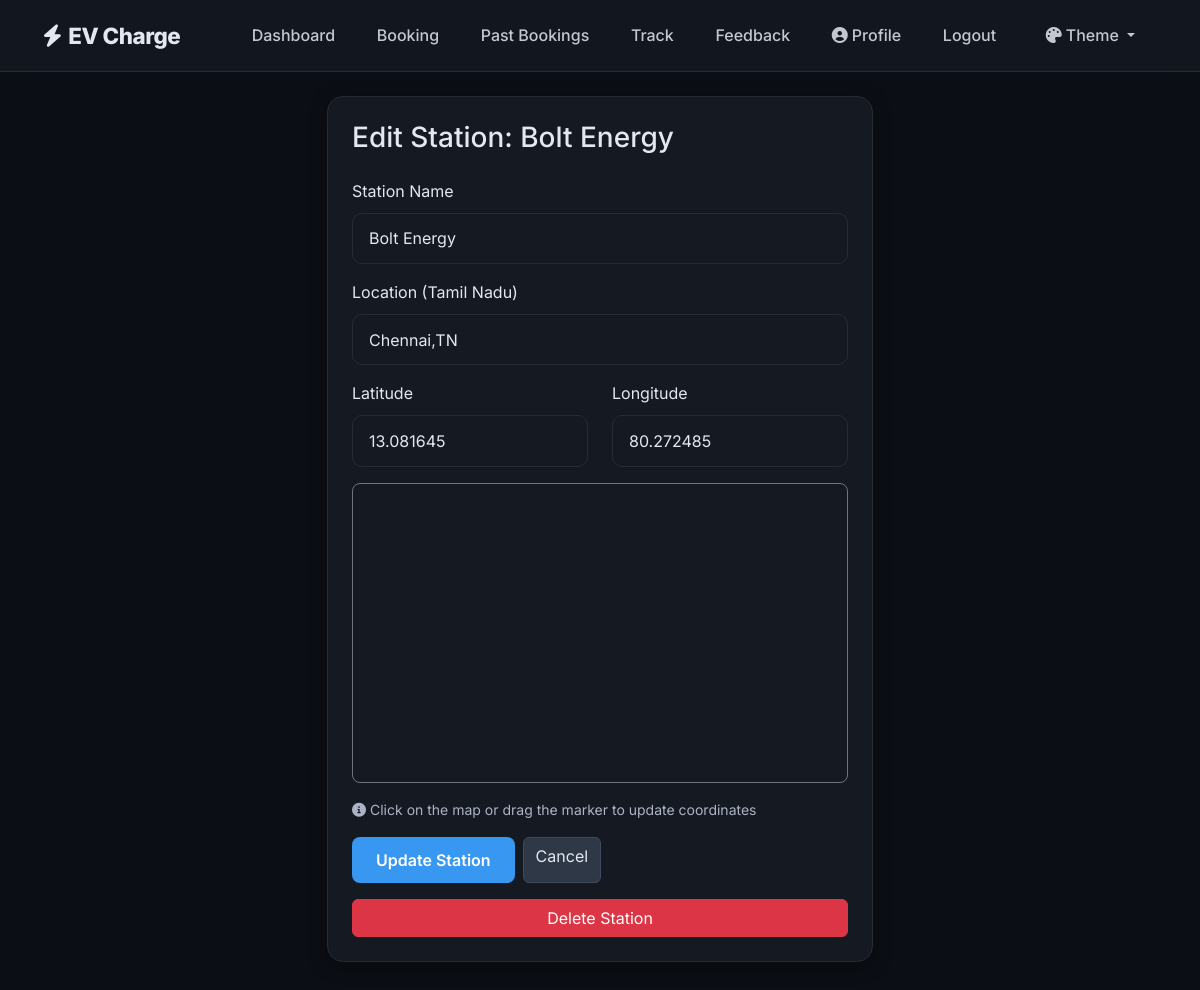
/admin/edit_station/1 (signed in), run on the app's committed database.
### models.py (models this page shows, shortened)
class Station(db.Model):
    __tablename__ = 'stations'
    id = db.Column(db.Integer, primary_key=True)
    name = db.Column(db.String(100), nullable=False)
    location = db.Column(db.String(200), nullable=False)  # Tamil Nadu Area
    latitude = db.Column(db.Float, nullable=True)
    longitude = db.Column(db.Float, nullable=True)
    slots = db.relationship('Slot', backref='station', lazy=True)
    bookings = db.relationship('Booking', backref='station', lazy=True)
    feedbacks = db.relationship('Feedback', backref='station', lazy=True)
    branches = db.relationship('Branch', backref='station', lazy=True)

### routes/admin_routes.py (the view, shortened to what this page needs)
@admin_bp.route('/edit_station/<int:station_id>', methods=['GET', 'POST'])
@login_required
def edit_station(station_id):
    station = Station.query.get_or_404(station_id)
    return render_template('admin/edit_station.html', station=station)

### app.py (called while the page is built)
@login_manager.user_loader
def load_user(user_id):
    return User.query.get(int(user_id))

@app.context_processor
def inject_google_maps_api_key():
    return {
        'gmaps_api_key': app.config['GOOGLE_MAPS_API_KEY']
    }

### src/templates/admin/edit_station.html (shortened to what this page needs)
{% extends "base.html" %}
{% block content %}
<div class="row justify-content-center">
    <div class="col-md-6">
        <div class="card p-4">
            <h3 class="mb-4">Edit Station: {{ station.name }}</h3>
            <form method="POST">
                <div class="mb-3">
                    <label class="form-label">Station Name</label>
                    <input type="text" name="name" class="form-control" value="{{ station.name }}" required>
                </div>
                <div class="mb-3">
                    <label class="form-label">Location (Tamil Nadu)</label>
                    <input type="text" name="location" class="form-control" value="{{ station.location }}" required>
                </div>
                <div class="row">
                    <div class="col-6 mb-3">
                        <label class="form-label">Latitude</label>
                        <input type="text" name="latitude" id="lat-input" class="form-control" value="{{ station.latitude or '' }}" placeholder="e.g. 13.0827">
                    </div>
                    <div class="col-6 mb-3">
                        <label class="form-label">Longitude</label>
                        <input type="text" name="longitude" id="lng-input" class="form-control" value="{{ station.longitude or '' }}" placeholder="e.g. 80.2707">
                    </div>
                </div>
                <div id="map-picker" class="mb-3 border border-secondary rounded-3" style="height: 300px;"></div>
                <p class="text-secondary small mb-3"><i class="fas fa-info-circle me-1"></i>Click on the map or drag the marker to update coordinates</p>
                <div class="d-flex gap-2">
                    <button type="submit" class="btn btn-primary">Update Station</button>
                    <a href="{{ url_for('admin.stations') }}" class="btn btn-secondary">Cancel</a>
                </div>
            </form>
            <form method="POST" action="{{ url_for('admin.delete_station', station_id=station.id) }}" class="mt-3" onsubmit="return confirm('Delete this station and all related data?');">
                <button type="submit" class="btn btn-danger w-100">Delete Station</button>
            </form>
        </div>
    </div>
</div>
{% endblock %}

### static/css/style.css (style rules this page uses)
:root { --bg-color: #0b0e14; --card-bg: #151921; --border-color: #262c36; --text-primary: #e4e7f0; --text-secondary: #abb3c4; --accent-color: #3897f0; --success-color: #00f5a0; --danger-color: #ff4d4d; --glass-bg: rgba(21, 25, 33, 0.85); --btn-outline-text: #ffffff; }
body { background-color: var(--bg-color); color: var(--text-primary); font-family: 'Inter', sans-serif; margin: 0; padding: 0; line-height: 1.6; -webkit-font-smoothing: antialiased; }
i.fas, i.far, i.fab, i.fal, i.fad { font-family: "Font Awesome 6 Free", "Font Awesome 6 Brands", "Font Awesome 5 Free" !important; }
h1, h2, h3, h4, h5, h6, p, span, label, td, th, .nav-link, .navbar-brand { color: var(--text-primary) !important; }
.text-secondary, small, .text-muted { color: var(--text-secondary) !important; }
.card { background-color: var(--card-bg); border: 1px solid var(--border-color); border-radius: 16px; padding: 2rem; margin-bottom: 2rem; box-shadow: 0 4px 20px rgba(0, 0, 0, 0.3); }
.btn-primary { background-color: var(--accent-color); border: none; border-radius: 8px; padding: 0.7rem 1.5rem; font-weight: 600; color: white !important; }
.btn-secondary, .btn-back { background-color: #2f3847; border: 1px solid #3f4a5b; color: var(--text-primary) !important; }
.form-control, .form-select { background-color: var(--card-bg); border: 1px solid var(--border-color); color: var(--text-primary) !important; border-radius: 10px; padding: 0.8rem 1rem; }

### data on the page
Station: name "Bolt Energy", location "Chennai,TN", latitude "13.081645", longitude "80.272485"
